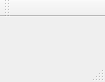
<?xml version="1.0" encoding="UTF-8"?>
<ui version="4.0">
 <class>MainWindow</class>
 <widget class="QMainWindow" name="MainWindow">
  <property name="geometry">
   <rect>
    <x>0</x>
    <y>0</y>
    <width>105</width>
    <height>82</height>
   </rect>
  </property>
  <property name="windowTitle">
   <string>MainWindow</string>
  </property>
  <widget class="QWidget" name="centralWidget"/>
  <widget class="QMenuBar" name="menuBar">
   <property name="geometry">
    <rect>
     <x>0</x>
     <y>0</y>
     <width>105</width>
     <height>27</height>
    </rect>
   </property>
  </widget>
  <widget class="QToolBar" name="mainToolBar">
   <attribute name="toolBarArea">
    <enum>TopToolBarArea</enum>
   </attribute>
   <attribute name="toolBarBreak">
    <bool>false</bool>
   </attribute>
  </widget>
  <widget class="QStatusBar" name="statusBar"/>
 </widget>
 <layoutdefault spacing="6" margin="11"/>
 <resources/>
 <connections/>
</ui>
